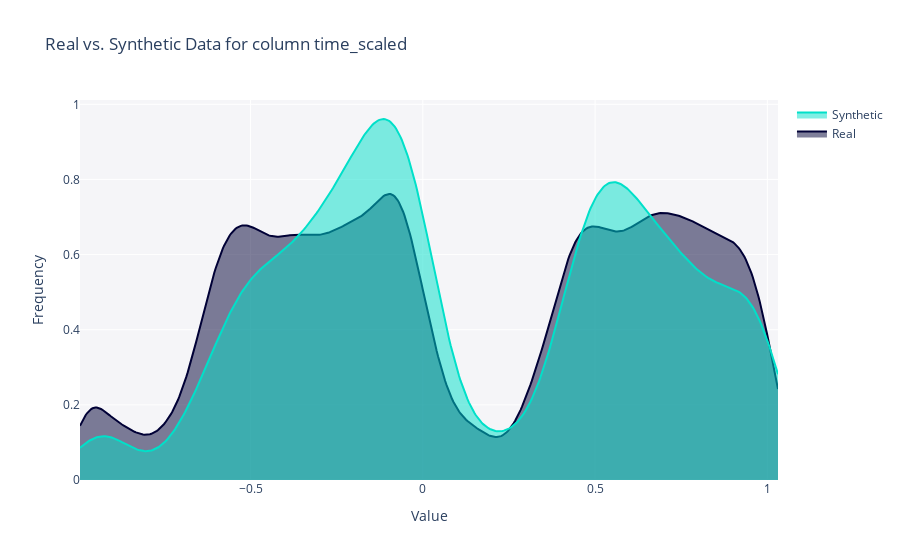

The notebook cell this image was saved under:
### Code cell
from sdv.evaluation.single_table import get_column_plot

fig = get_column_plot(
    real_data=df,
    synthetic_data=ctgan_df,
    column_name='time_scaled',
    metadata=metadata
)
    
fig.show()

### Figure 1 — Plotly figure (JSON) as saved in the notebook; plotly's stock layout.template omitted (floating-point values rounded to 4 significant figures; data arrays with more than 128 entries replaced by an {"elided": "..."} marker saying what was removed)
{"data": [{"fill": "tozeroy", "hovertemplate": "<b>Real</b><br>Value: %{x}<br>Frequency: %{y}<extra></extra>", "legendgroup": "Real", "marker": {"color": "#000036"}, "mode": "lines", "name": "Real", "showlegend": true, "type": "scatter", "x": {"elided": "500 float values"}, "xaxis": "x", "y": {"elided": "500 float values"}, "yaxis": "y"}, {"fill": "tozeroy", "hovertemplate": "<b>Synthetic</b><br>Value: %{x}<br>Frequency: %{y}<extra></extra>", "legendgroup": "Synthetic", "marker": {"color": "#01E0C9"}, "mode": "lines", "name": "Synthetic", "showlegend": true, "type": "scatter", "x": {"elided": "500 float values"}, "xaxis": "x", "y": {"elided": "500 float values"}, "yaxis": "y"}], "layout": {"barmode": "overlay", "hovermode": "closest", "legend": {"traceorder": "reversed"}, "plot_bgcolor": "#F5F5F8", "title": {"text": "Real vs. Synthetic Data for column time_scaled"}, "xaxis": {"anchor": "y2", "domain": [0, 1], "title": {"text": "Value"}, "zeroline": false}, "yaxis": {"anchor": "free", "domain": [0, 1], "position": 0, "title": {"text": "Frequency"}}}}
